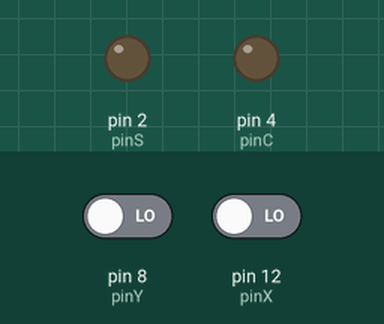
This sketch was run on a simulated Arduino Uno, built with avr-gcc and run on an emulated ATmega328P. On the bench: output pins drawn as LEDs (lit = HIGH). The test bench sets the inputs (shaded band); at power-on: pin 8 (pinY) LOW, pin 12 (pinX) LOW.

Above: at 1.2 s.
1.3 s: pin 8 (pinY) driven HIGH
At 1.9 s:
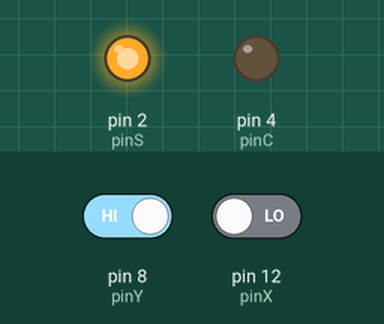
2.8 s: pin 12 (pinX) driven HIGH
At 4.0 s:
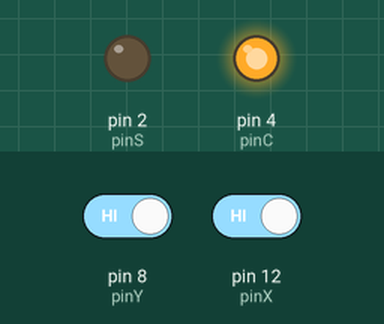
4.3 s: pin 12 (pinX) driven LOW
At 5.4 s:
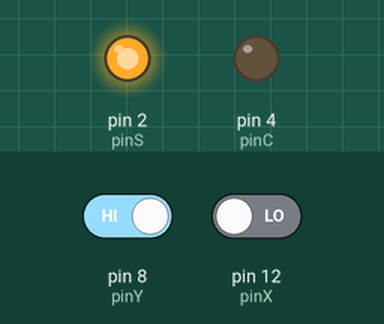
5.8 s: pin 8 (pinY) driven LOW
At 6.5 s:
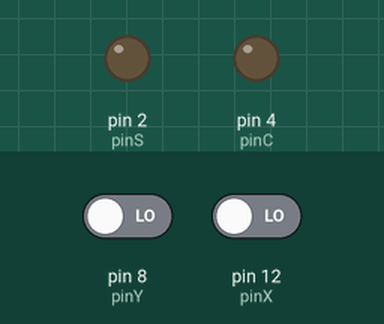
Timing chart, 0 to 8.3 s (numbered marks = the images above; inputs shaded):
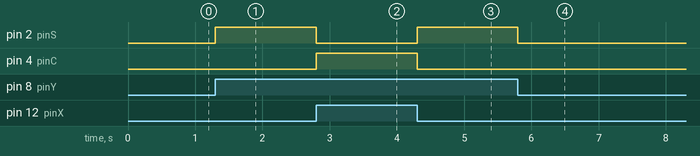

The sketch:

sumador_simple.ino
```cpp
// Arduino sumador simple

int pinX = 12;
int pinY = 8;
int pinS = 2;
int pinC = 4;

void setup() {
  pinMode(pinS, OUTPUT);
  pinMode(pinC, OUTPUT);
  pinMode(pinX, INPUT);
  pinMode(pinY, INPUT);
}

bool funcionS(bool x, bool y) {
  bool result = (!x && y)||(x && !y);
  return result;
}

bool funcionC(bool x, bool y) {
  bool result = (x && y);
  return result;
}

void loop() {
  bool x = digitalRead(pinX);
  bool y = digitalRead(pinY);
  bool s;
  bool c;

  digitalWrite(pinS, funcionS(x, y));
  digitalWrite(pinC, funcionC(x, y));

}
```

Measured:
- after the input at 1.3 s, pin 2 (pinS): LOW → HIGH at once
- after the input at 2.8 s, pin 2 (pinS): HIGH → LOW at once; pin 4 (pinC): LOW → HIGH at once
- after the input at 4.3 s, pin 2 (pinS): LOW → HIGH at once; pin 4 (pinC): HIGH → LOW at once
- after the input at 5.8 s, pin 2 (pinS): HIGH → LOW at once
